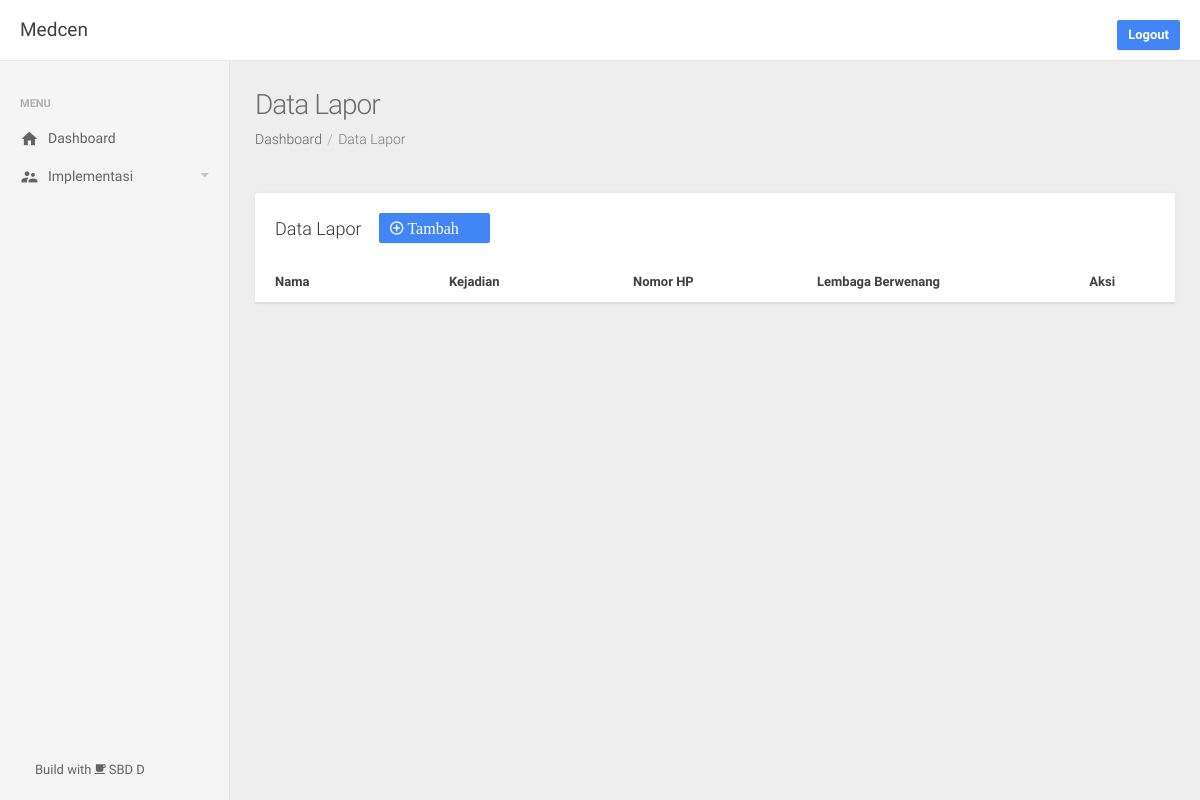
The app's page /data_lapor/ (signed in), older data.
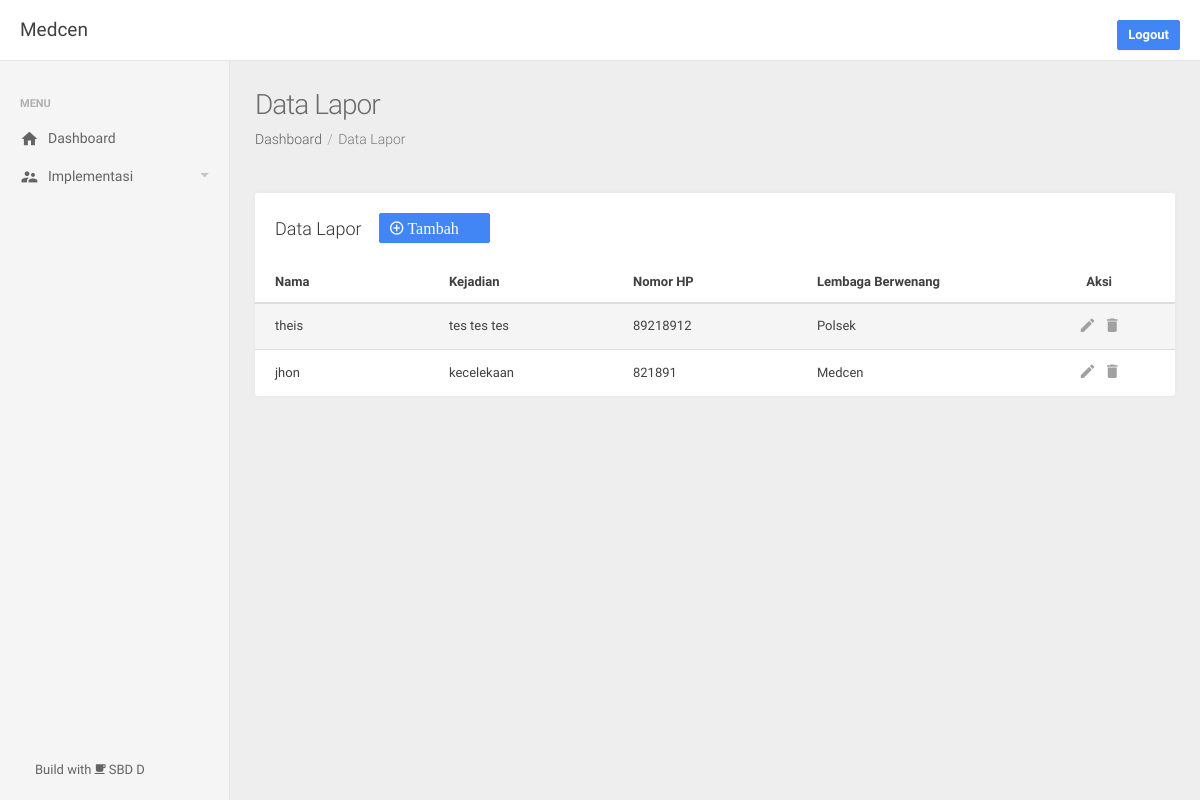
The same page, newer data.
### app/models.py (models this page shows)
class DataLapor(db.Model):
    id = db.Column(db.Integer, primary_key=True, unique=True)
    nama = db.Column(db.String(100))
    kejadian = db.Column(db.Text)
    nomorHP = db.Column(db.Integer)
    lembagaBerwenang = db.Column(db.String(50))

### app/routes.py (the view)
@app.route('/data_lapor/')
@login_required
def lapor():
    return render_template('lapor/lapor.html', title='Data Lapor', submenu='data Lapor', link1='Data Lapor' ,data=DataLapor.query.all())

### app/models.py (called while the page is built)
@login_manager.user_loader
def load_user(user_id):
    return User.query.get(int(user_id))

### app/templates/lapor/lapor.html (shortened to what this page needs)
{% extends 'layout.html' %}
{% block content %}
<div class="row">
    <div class="col-sm-12">
        <div class="panel panel-default panel-table">
            <div class="panel-heading">{{title}}&nbsp;&nbsp;&nbsp;
                <a href="{{ url_for ('laporAdd') }}">
                    <button class="btn btn-space btn-primary">
                        <div class="icon mdi mdi-plus-circle-o">&nbsp;Tambah&nbsp; &nbsp; &nbsp; </div>
                    </button>
                </a>
            </div>
            <div class="panel-body">
                <table class="table table-striped table-hover">
                    <thead>
                        <tr>
                            <th style="width:20%;">Nama</th>
                            <th style="width:20%;">Kejadian</th>
                            <th style="width:20%;">Nomor HP</th>
                            <th style="width:20%;">Lembaga Berwenang</th>
                            <th></th>
                            <th class="actions">Aksi</th>
                        </tr>
                    </thead>
                    <tbody>
                        {% for row in data %}
                            <tr>
                                <td>{{row.nama}}</td>
                                <td>{{row.kejadian}}</td>
                                <td>{{row.nomorHP}}</td>
                                <td>{{row.lembagaBerwenang}}</td>
                                <td></td>
                                <td class="actions">
                                    <a href="{{ url_for ('laporEdit', id=row.id) }}">
                                        <i class="icon mdi mdi-edit"></i>
                                    </a>&nbsp;&nbsp;
                                    <buton data-toggle="modal" data-target="#md-footer-danger{{row.id}}">
                                        <i class="icon mdi mdi-delete"></i>
                                    </buton>
                                </td>
                            </tr>
                        {% endfor %}
                    </tbody>
                </table>
            </div>
        </div>
    </div>
</div>
{% endblock content %}

Row changes from the older to the newer data that the page shows:
added DataLapor: nama "theis", kejadian "tes tes tes", nomorHP "89218912", lembagaBerwenang "Polsek"
added DataLapor: nama "jhon", kejadian "kecelekaan", nomorHP "821891", lembagaBerwenang "Medcen"
